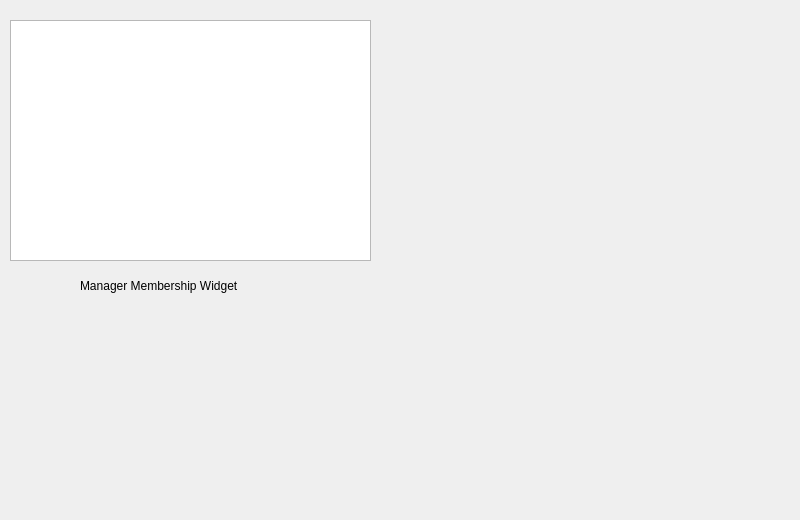
<?xml version="1.0" encoding="UTF-8"?>
<ui version="4.0">
 <class>managerMembership</class>
 <widget class="QWidget" name="managerMembership">
  <property name="geometry">
   <rect>
    <x>0</x>
    <y>0</y>
    <width>800</width>
    <height>520</height>
   </rect>
  </property>
  <property name="sizePolicy">
   <sizepolicy hsizetype="Fixed" vsizetype="Fixed">
    <horstretch>0</horstretch>
    <verstretch>0</verstretch>
   </sizepolicy>
  </property>
  <property name="minimumSize">
   <size>
    <width>800</width>
    <height>520</height>
   </size>
  </property>
  <property name="maximumSize">
   <size>
    <width>800</width>
    <height>520</height>
   </size>
  </property>
  <property name="windowTitle">
   <string>Form</string>
  </property>
  <widget class="QLabel" name="label">
   <property name="geometry">
    <rect>
     <x>80</x>
     <y>200</y>
     <width>421</width>
     <height>171</height>
    </rect>
   </property>
   <property name="text">
    <string>Manager Membership Widget</string>
   </property>
  </widget>
  <widget class="QTableView" name="memberDBTable">
   <property name="geometry">
    <rect>
     <x>10</x>
     <y>20</y>
     <width>361</width>
     <height>241</height>
    </rect>
   </property>
  </widget>
 </widget>
 <resources/>
 <connections/>
</ui>
